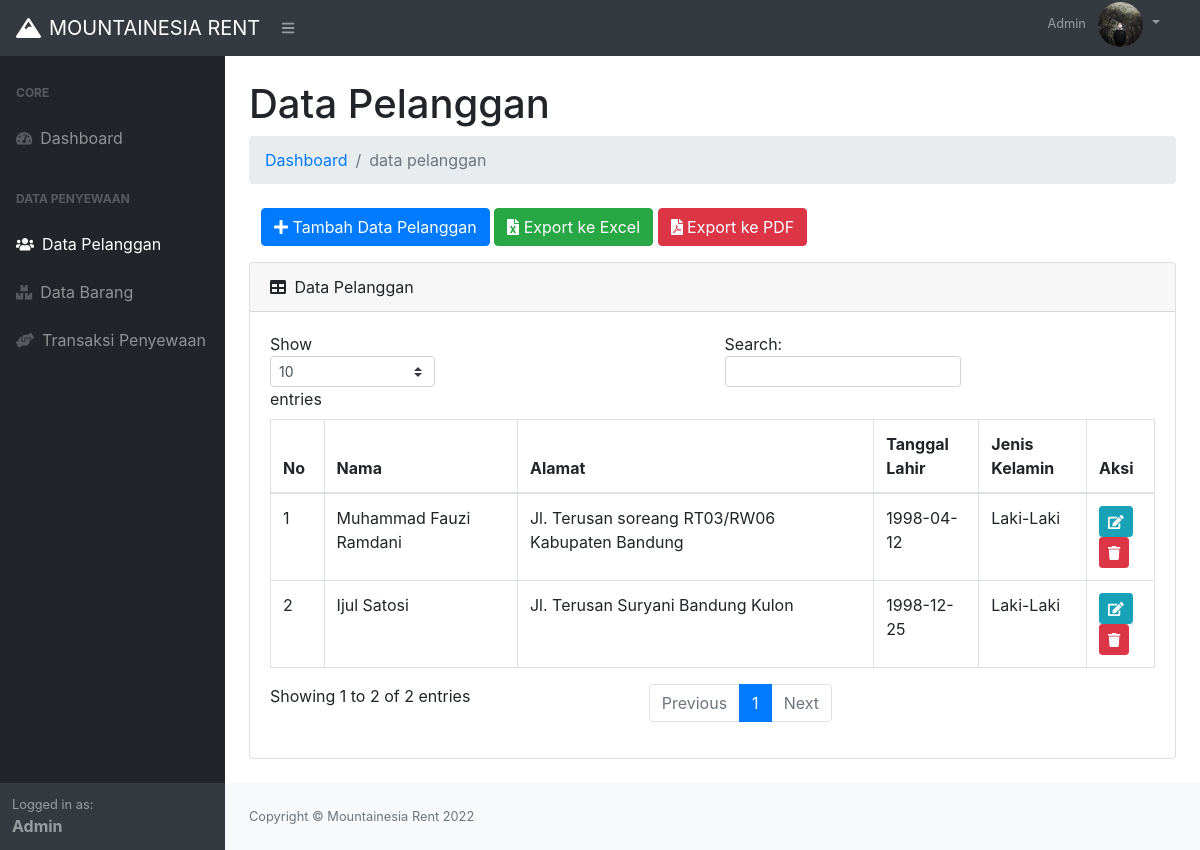
/index.php?p=pelanggan (signed in), run on the app's committed database.
### tables this page shows
CREATE TABLE `tb_pelanggan` (
  `idpelanggan` int(11) NOT NULL,
  `nama_pelanggan` varchar(50) NOT NULL,
  `alamat` varchar(255) NOT NULL,
  `tgl_lahir` date NOT NULL,
  `jk` enum('L','P') NOT NULL
);

### page/pelanggan/pelanggan.php (the view)
<?php
$sqlPelanggan = $conn->query("SELECT * FROM tb_pelanggan ORDER BY nama_pelanggan DESC") or die(mysqli_error($conn));
?>
<h1 class="mt-4">Data Pelanggan</h1>
<ol class="breadcrumb mb-4">
    <li class="breadcrumb-item"><a href="index.php">Dashboard</a></li>
    <li class="breadcrumb-item active">data pelanggan</li>
</ol>
<div class="col-md-12">
    <a href="?p=pelanggan&aksi=tambah" class="btn btn-primary mb-3"><i class="fa fa-plus"></i> Tambah Data Pelanggan</a>
    <a href="./laporan/laporan_pelanggan_excel.php" target="_blank" class="btn btn-success mb-3"><i class="fa fa-file-excel"></i>
 Export ke Excel</a>
 <a href="./laporan/laporan_pelanggan_pdf.php" target="_blank" class="btn btn-danger mb-3"><i class="fa fa-file-pdf"></i>
 Export ke PDF</a>
</div>
<div class="card mb-4">
    <div class="card-header">
        <i class="fas fa-table mr-1"></i>
        Data Pelanggan
    </div>
    <div class="card-body">
        <div class="table-responsive">
            <table class="table table-bordered" id="dataTable" width="100%" cellspacing="0">
                <thead>
                    <tr>
                        <th>No</th>
                        <th>Nama</th>
                        <th>Alamat</th>
                        <th>Tanggal Lahir</th>
                        <th>Jenis Kelamin</th>
                        <th>Aksi</th>
                    </tr>
                </thead>
                <tbody>
                    <?php
                    $no = 1;
                    while ($pecahPelanggan = $sqlPelanggan->fetch_assoc()) {
                    $jk = ($pecahPelanggan['jk'] == 'L') ? 'Laki-Laki' : 'Perempuan';
                    ?>
                    <tr>
                        <td><?= $no++; ?></td>
                        <td><?= $pecahPelanggan['nama_pelanggan']; ?></td>
                        <td><?= $pecahPelanggan['alamat']; ?></td>
                        <td><?= $pecahPelanggan['tgl_lahir']; ?></td>
                        <td><?= $jk; ?></td>
                        <td>
                            <a href="?p=pelanggan&aksi=ubah&id=<?= $pecahPelanggan['idpelanggan']; ?>" class="btn btn-info btn-sm"><i class="fa fa-edit"></i></a>
                            <a href="javascript:;" class="btn btn-danger btn-sm"><i class="fa fa-trash" onclick="confirmation('?p=pelanggan&aksi=hapus&id=<?= $pecahPelanggan['idpelanggan']; ?>')"></i></a>
                        </td>
                    </tr>
                    <?php } ?>
                </tbody>
            </table>
        </div>
    </div>
</div>

### data on the page
tb_pelanggan: nama_pelanggan "Muhammad Fauzi Ramdani", alamat "Jl. Terusan soreang RT03/RW06 Kabupaten Bandung", tgl_lahir "1998-04-12", jk "Laki-Laki"
tb_pelanggan: nama_pelanggan "Ijul Satosi", alamat "Jl. Terusan Suryani Bandung Kulon", tgl_lahir "1998-12-25", jk "Laki-Laki"

### other printed values
$_SESSION['login']['nama'] "Admin"
